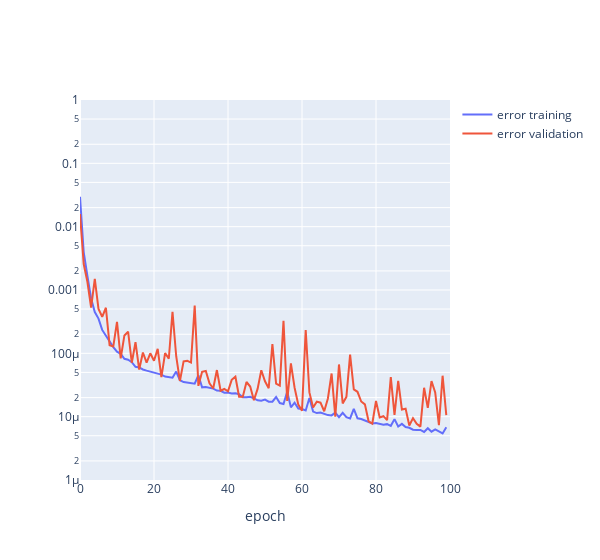

Source (notebook cell):
### Code cell
def plot_history(fig, history):
    error = history.history["mse"]
    error_val = history.history["val_mse"]
    fig.add_trace(go.Scatter(y=error,name='error training'))
    fig.add_trace(go.Scatter(y=error_val, name='error validation'))
    fig.update_layout(width=600, yaxis_type="log", 
                      xaxis_range=[0,100], yaxis_range=[-6,0],
                      xaxis_title='epoch')    

fig = go.Figure()
plot_history(fig, history)
fig.show()
